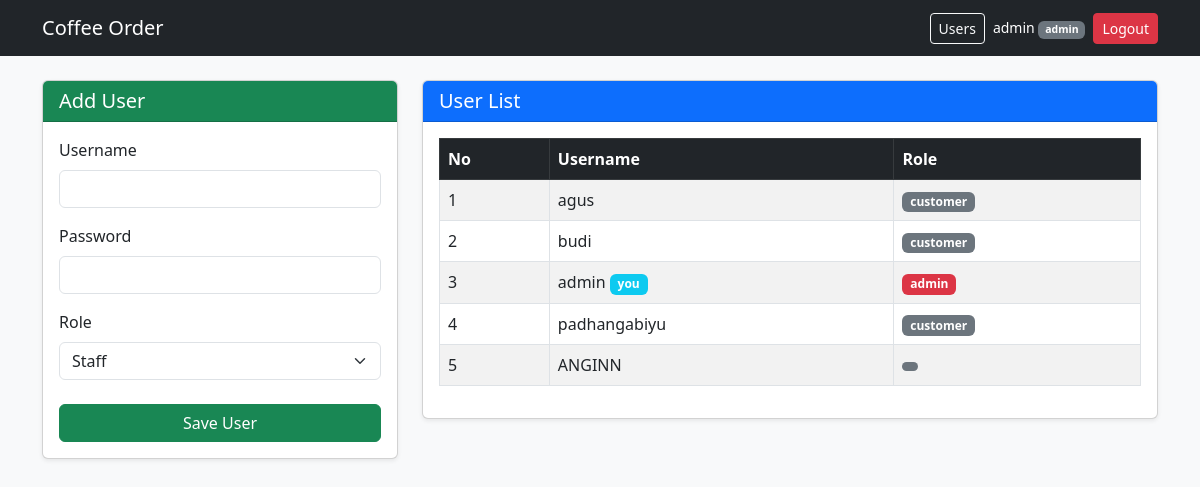
The page /Coffeshop/users.php (signed in) on the database its author committed.
### tables this page shows
CREATE TABLE `users` (
  `id` int(11) NOT NULL,
  `username` varchar(50) NOT NULL,
  `password` varchar(255) NOT NULL,
  `role` enum('admin','customer') NOT NULL DEFAULT 'customer'
);

### Coffeshop/auth.php (called while the page is built, shortened)
<?php
function is_admin() {
    return isset($_SESSION['role']) && $_SESSION['role'] === 'admin';
}
?>

### Coffeshop/users.php (the view, shortened to what this page needs)
<?php
include 'auth.php';
include 'config.php';
$users = mysqli_query($conn, "SELECT id, username, role FROM users ORDER BY id");
?>
<!DOCTYPE html>
<html lang="en">
<head>
    <link href="https://cdn.jsdelivr.net/npm/bootstrap@5.3.0/dist/css/bootstrap.min.css" rel="stylesheet">
</head>
<body class="bg-light">
<?php include 'navbar.php'; ?>
<div class="container mt-4">
    <div class="row g-4">
        <div class="col-md-4">
            <div class="card shadow-sm">
                <div class="card-header bg-success text-white">
                    <h5 class="mb-0">Add User</h5>
                </div>
                <div class="card-body">
                    <form method="POST" action="">
                        <div class="mb-3">
                            <label for="username" class="form-label">Username</label>
                            <input type="text" class="form-control" id="username" name="username" required>
                        </div>
                        <div class="mb-3">
                            <label for="password" class="form-label">Password</label>
                            <input type="password" class="form-control" id="password" name="password" minlength="6" required>
                        </div>
                        <div class="mb-4">
                            <label for="role" class="form-label">Role</label>
                            <select class="form-select" id="role" name="role">
                                <option value="staff">Staff</option>
                            </select>
                        </div>
                        <div class="d-grid">
                            <button type="submit" name="add_user" class="btn btn-success">Save User</button>
                        </div>
                    </form>
                </div>
            </div>
        </div>
        <div class="col-md-8">
            <div class="card shadow-sm">
                <div class="card-header bg-primary text-white">
                    <h5 class="mb-0">User List</h5>
                </div>
                <div class="card-body">
                    <table class="table table-bordered table-striped align-middle">
                        <thead class="table-dark">
                            <tr>
                                <th>No</th>
                                <th>Username</th>
                                <th>Role</th>
                            </tr>
                        </thead>
                        <tbody>
                        <?php $no = 1; while ($u = mysqli_fetch_assoc($users)): ?>
                            <tr>
                                <td><?= $no++ ?></td>
                                <td>
                                    <?= htmlspecialchars($u['username']) ?>
                                    <?php if ($u['id'] == $_SESSION['user_id']): ?>
                                        <span class="badge bg-info">you</span>
                                    <?php endif; ?>
                                </td>
                                <td>
                                    <span class="badge <?= $u['role'] === 'admin' ? 'bg-danger' : 'bg-secondary' ?>">
                                        <?= $u['role'] ?>
                                    </span>
                                </td>
                            </tr>
                        <?php endwhile; ?>
                        </tbody>
                    </table>
                </div>
            </div>
        </div>
    </div>
</div>
</body>
</html>

### Coffeshop/navbar.php (shortened to what this page needs)
<nav class="navbar navbar-dark bg-dark">
    <div class="container">
        <a class="navbar-brand" href="index.php">Coffee Order</a>
        <div class="d-flex align-items-center gap-2">
            <?php if (is_admin()): ?>
                <a href="users.php" class="btn btn-outline-light btn-sm">Users</a>
            <?php endif; ?>
            <?php if(isset($_SESSION['user_id'])){
                ?>
                <span class="text-white small">
                    <?= htmlspecialchars($_SESSION['username']) ?>
                    <span class="badge bg-secondary"><?= $_SESSION['role'] ?></span>
                </span>
                <a href="logout.php" class="btn btn-danger btn-sm">Logout</a>
            <?php
            } else{
                ?>
                <a href="login.php" class="btn btn-outline-light btn-sm">Login</a>
            <?php
            }   ?>
        </div>
    </div>
</nav>

### rows shown on the page
users: username "agus", role "customer"
users: username "budi", role "customer"
users: username "admin", shows "you", role "admin"
users: username "padhangabiyu", role "customer"
users: username "ANGINN"

### other values the page prints
$_SESSION['username'] "admin"
$_SESSION['role'] "admin"
